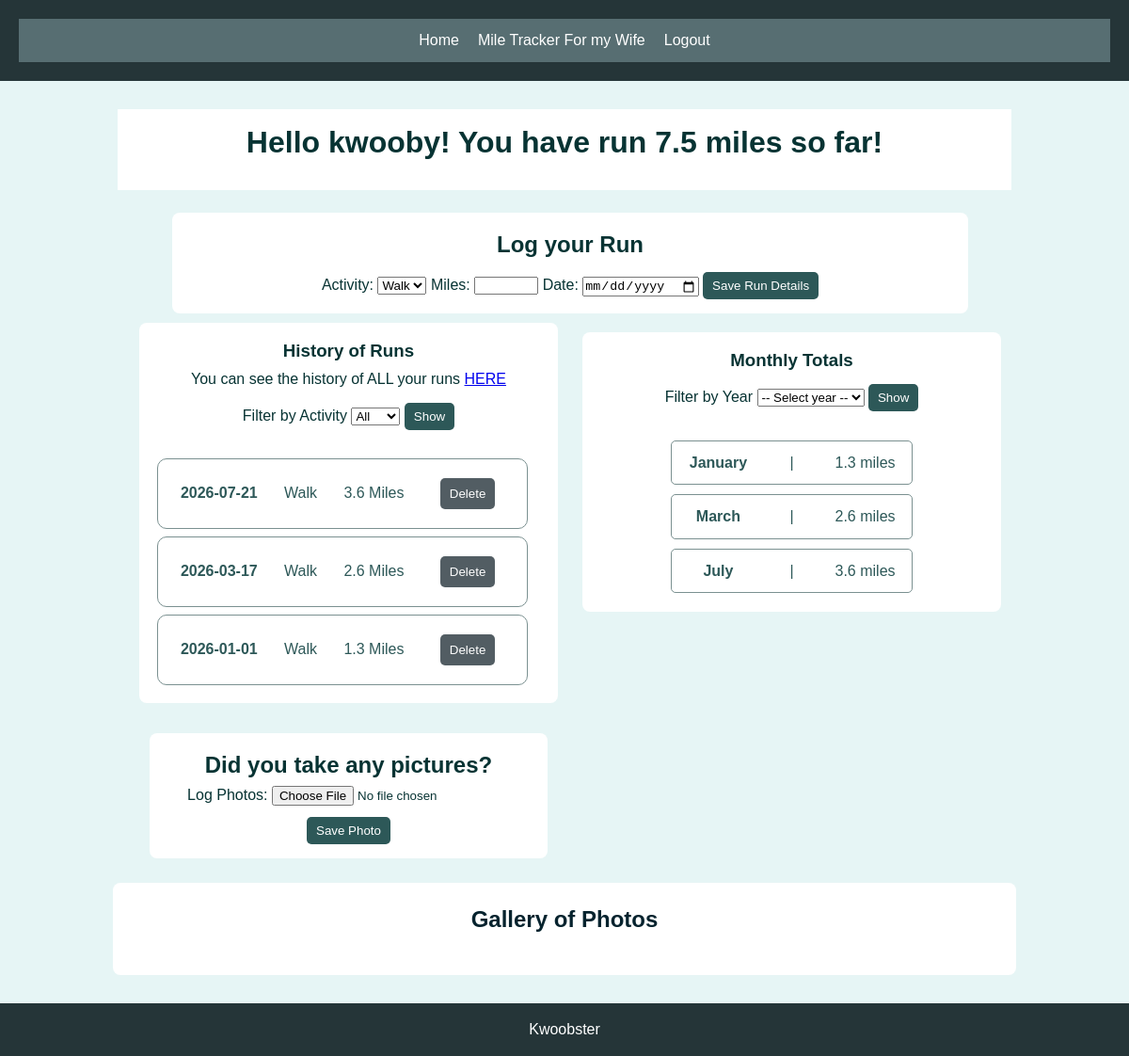
The page /mile-tracker (signed in) on the database its author committed.
### tables this page shows
CREATE TABLE users (
            id INTEGER PRIMARY KEY AUTOINCREMENT,
            username TEXT NOT NULL UNIQUE,
            password_hash TEXT NOT NULL
        );

CREATE TABLE runs (
            id INTEGER PRIMARY KEY AUTOINCREMENT,
            user_id INTEGER NOT NULL,
            activity TEXT NOT NULL,
            miles REAL NOT NULL,
            run_date TEXT NOT NULL,
            FOREIGN KEY (user_id) REFERENCES users(id)
        );

### app.py (the view)
@app.route("/mile-tracker")
def mile_tracker():
    if not session.get("authenticated") or "user_id" not in session:
        return redirect("/")
    user_id = session["user_id"]
    display_user = get_username(user_id)
    activity = request.args.get("activity")
    photo_page = request.args.get("photo_page", 1, type=int)
    run_page = request.args.get("run_page", 1, type=int)
    selected_year = request.args.get("year")
    if selected_year == "":
        selected_year = None
    photos = get_photos(user_id, photo_page)
    runs, has_next_runs = get_runs(
        user_id,
        activity,
        run_page,
        year=selected_year
    )
    total_miles = get_total_miles(user_id)
    years = get_available_years(user_id)
    monthly_miles = get_monthly_miles(user_id, year=selected_year)
    return render_template(
        "mile-tracker.html",
        runs=runs,
        photos=photos,
        user=display_user,
        photo_page=photo_page,
        run_page=run_page,
        has_next_runs=has_next_runs,
        total_miles=total_miles,
        monthly_miles=monthly_miles,
        selected_year=selected_year,
        years=years
    )

### app.py (called while the page is built)
def get_db_connection():
    connection = sqlite3.connect("miles.db")
    connection.row_factory = sqlite3.Row
    connection.execute("PRAGMA foreign_keys = ON")
    return connection

def get_runs(user_id, activity=None, page=1, history=False, year=None):
    runs_per_page = 5
    offset = (page - 1) * runs_per_page
    where_clauses = ["user_id = ?"]
    params = [user_id]
    if activity:
        where_clauses.append("activity = ?")
        params.append(activity)
    if year:
        where_clauses.append("strftime('%Y', run_date) = ?")
        params.append(str(year))
    where_sql = " AND ".join(where_clauses)
    sql = f"""
        SELECT* FROM runs
        WHERE {where_sql}
        ORDER BY run_date DESC
    """
    if not history:
        sql += " LIMIT ? OFFSET ?"
        params.extend([runs_per_page, offset])
    with get_db_connection() as connection:
        runs = connection.execute(sql, tuple(params)).fetchall()
    if history:
        return runs
    return runs, len(runs) == runs_per_page

def get_photos(user_id, page=1):
    photos_per_page = 9
    offset = (page - 1) * photos_per_page
    with get_db_connection() as connection:
        photos = connection.execute("""
            SELECT * FROM photos
            WHERE user_id = ?
            ORDER BY id DESC
            LIMIT ? OFFSET ?
        """, (user_id, photos_per_page, offset)).fetchall()
    return photos

def get_total_miles(user_id):
    with get_db_connection() as connection:
        total_miles = connection.execute("""
            SELECT SUM(miles)
            FROM runs
            WHERE user_id = ?
        """, (user_id,)).fetchone()[0]
        return round(total_miles or 0, 1)

def get_available_years(user_id):
    with get_db_connection() as connection:
        years = connection.execute("""
            SELECT DISTINCT STRFTIME('%Y', run_date) as year
            FROM runs
            WHERE user_id = ?
            ORDER BY year DESC
        """, (user_id,)).fetchall()
    return [row[0] for row in years if row[0] is not None]

def get_username(user_id):
    with get_db_connection() as connection:
        user = connection.execute(
            "SELECT username FROM users WHERE id = ?",
            (user_id,)
        ).fetchone()
    return user["username"] if user else None

### templates/mile-tracker.html (shortened to what this page needs)
{% extends "base.html" %}
{% block content %}
<div class="landing">
    <h1 class="user-text" name="user-text">Hello {{ user }}! You have run {{ total_miles }} miles so far!</h1>
    <div class="flash-message">
    </div>
</div>
<div class="log-container">
    <section class = "log-details-container">
        <h2 class="log-details-title">Log your Run</h2>
        <form class="log-details" method="POST" action="{{ url_for('log_details') }}">
            <label for="activity">Activity: </label>
            <select name="activity" id="activity">
                <option value="walk">Walk</option>
            </select>
            <label for="miles">Miles: </label>
            <input id="miles" name="miles" type="number" min="0" max="10" step="0.1" required>
            <label for="run_date">Date: </label>
            <input id="run_date" name="run_date" type="date" required>
            <button type="submit">Save Run Details</button>
        </form>
    </section>
    <section class="small-history-container">
        <h3>History of Runs</h3>
        <p>You can see the history of ALL your runs <a href="/runs-history">HERE</a></p>
        <form class="filter-by-activity" method="GET" action="{{ url_for('mile_tracker') }}">
            <label for="activity-filter">Filter by Activity</label>
            <select name="activity" id="activity-filter">
                <option value="">All</option>
            </select>
            <button type="submit">Show</button>
        </form>
        <br>
        {% for run in runs%}
            <div class="info-container">
                <strong><p>{{ run["run_date"] }}</p></strong>
                <p>{{ run["activity"].capitalize() }}</p>
                <p>{{ run["miles"] }} Miles</p>
                <form class="delete-log" action="{{ url_for('delete_run', run_id=run['id']) }}" method="POST">
                    <button class="delete-button" type="submit">Delete</button>
                </form>
            </div>
        {% endfor %}
    </section>
<section class="monthly-miles-container">
    <h3>Monthly Totals</h3>
    <form class="filter-by-year" method="GET" action="{{ url_for('mile_tracker') }}">
        <label for="year-filter">Filter by Year</label>
        <select name="year" id="year-filter">
            <option value="">-- Select year --</option>
        </select>
        <button type="submit">Show</button>
    </form>
    <br>
    <div class="monthly-results">
        {% if monthly_miles %}
            {% for month_num, month_name, miles in monthly_miles %}
            <div class="monthly-row">
                <strong><p>{{ month_name }}</p></strong>
                <p> | </p>
                <p>{{ miles }} miles</p>
            </div>
            {% endfor %}
        {% else %}
            <p>Select a year to see monthly totals.</p>
        {% endif %}
    </div>
</section>
    <section class="log-photos-container">
        <h2 class="log-photos-title">Did you take any pictures?</h2>
        <form class="log-photos" method="POST" action="{{ url_for('log_photos') }}" enctype="multipart/form-data">
            <label for="log_photos">Log Photos: </label>
            <input id="log_photos" name="log_photos" type="file">
            <button type="submit">Save Photo</button>
        </form>
    </section>
</div>
<section class="gallery">
    <h2 class="gallery-title">Gallery of Photos</h2>
</section>
{% endblock %}

### templates/base.html (shortened to what this page needs)
<!DOCTYPE html>
<html lang="en">
<head>
    <link rel="stylesheet" href="{{ url_for('static', filename='style.css') }}">
    <link rel="stylesheet" href="https://cdnjs.cloudflare.com/ajax/libs/font-awesome/6.5.2/css/all.min.css">
</head>
<body>
<header>
    <nav>
        <ul class="nav-bar">
            <li><a href ="{{ url_for('home') }}">Home</a></li>
            <li><a href="{{ url_for('mile_tracker') }}">Mile Tracker For my Wife</a></li>
            <li><a href="{{  url_for('logout') }}">Logout</a></li>
        </ul>
    </nav>
</header>
<main>
    {% block content %}
    {% endblock %}
</main>
<footer>
    <p>Kwoobster</p>
</footer>
</body>
</html>

### static/style.css (style rules this page uses)
* { margin: 0; padding: 0; box-sizing: border-box; }
body { font-family: Arial, sans-serif; background-color: rgb(230, 245, 245); color: #06232e; line-height: 1.6; }
header { background-color: #253538; color: white; padding: 20px; text-align: center; }
nav { background-color: #576e72; padding: 10px; }
nav ul { list-style: none; display: flex; justify-content: center; gap: 20px; }
nav a { color: white; text-decoration: none; }
main { width: 80%; max-width: 1200px; margin: 30px auto; }
section { background-color: white; padding: 20px; margin-bottom: 20px; border-radius: 8px; }
button { background-color: #2d5858; color: white; border: none; padding: 7px 10px; margin-top: 10px; cursor: pointer; border-radius: 5px; }
.delete-button { background-color: #525d63; color: white; border: none; padding: 9px 10px; margin: 10px; cursor: pointer; border-radius: 5px; }
footer { background-color: #253538; color: white; text-align: center; padding: 15px; }
.log-container { display: grid; grid-template-columns: repeat(2, minmax(0, 1fr)); gap: 2px; padding: 10px; margin: 6px; align-items: start; justify-items: center; justify-content: center; width: 100%; color: #073333; }
.log-container > :first-child { grid-column: 1 / -1; justify-content: center; align-items: center; }
.log-details-container { display: flex; flex-direction: column; justify-content: space-evenly; width: 90%; margin: 8px; padding: 15px; }
.log-photos-container { display: flex; flex-direction: column; justify-content: space-around; align-content: space-around; padding: 15px; margin: 10px; width: 90%; text-align: center; }
.flash-message { padding: 5px; margin-bottom: 5px; border-radius: 8px; font-weight: bold; }
.landing { background-color: white; color: #073333; text-align: center; padding: 10px; margin: 5px; }
.small-history-container { display: grid; grid-template-rows: repeat(2, minmax(0, 1fr)); align-items: center; width: 95%; padding: 15px; text-align: center; }
.info-container { display: flex; flex-direction: row; justify-content: space-around; align-content: center; align-items: center; text-align: center; width: 95%; border: 1px solid rgb(123, 145, 145); border-radius: 10px; color: #2d5858; padding: 10px; margin: 4px; }
.log-photos-container :last-child { grid-column: 1 / -1; justify-content: center; align-items: center; }
.gallery { display: grid; grid-template-columns: repeat(auto-fit, minmax(250px, 2fr)); gap: 20px; padding: 20px }
.gallery > :first-child { grid-column: 1 / -1; justify-content: center; align-items: center; text-align: center; }
.monthly-miles-container { display: grid; grid-template-columns: repeat(1fr); justify-items: center; justify-content: center; align-items: center; width: 95%; color: #073333; margin: 10px; padding: 15px; }
.monthly-results { display: flex; flex-direction: column; align-items: center; color:#2d5858; width: 100%; }
.monthly-row { display: grid; grid-template-columns: repeat(3, minmax(0, 1fr)); justify-content: space-evenly; justify-items: center; align-items: center; border: solid 1px rgb(123, 145, 145); border-radius: 5px; width: 95%; margin: 5px; padding: 10px; }

### rows shown on the page
users: username "kwooby"
runs: run_date "2026-07-21", activity "Walk", miles "3.6"
runs: run_date "2026-03-17", activity "Walk", miles "2.6"
runs: run_date "2026-01-01", activity "Walk", miles "1.3"

### other values the page prints
{{ total_miles }} "7.5"
{{ month_name }} "January" "March" "July"
{{ miles }} "1.3" "2.6" "3.6"
